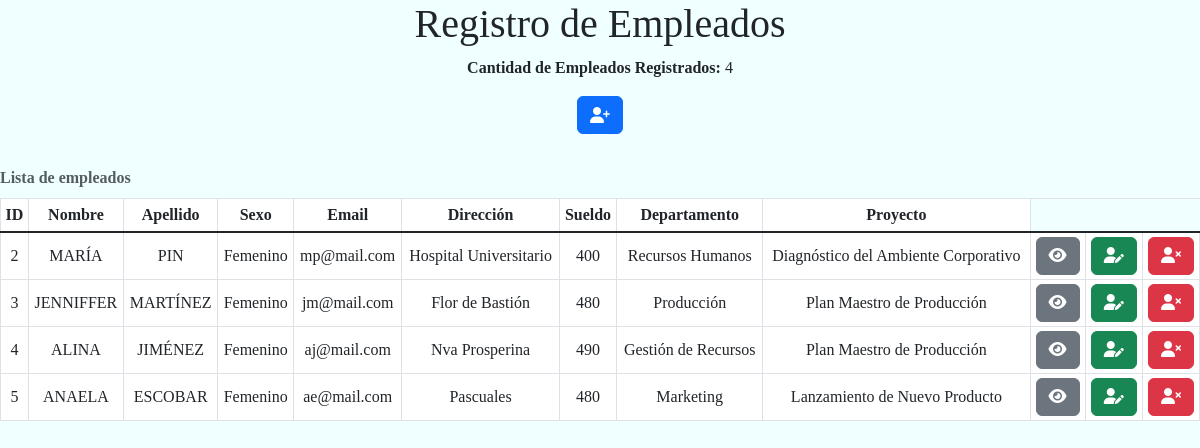
Before: / with the older database file.
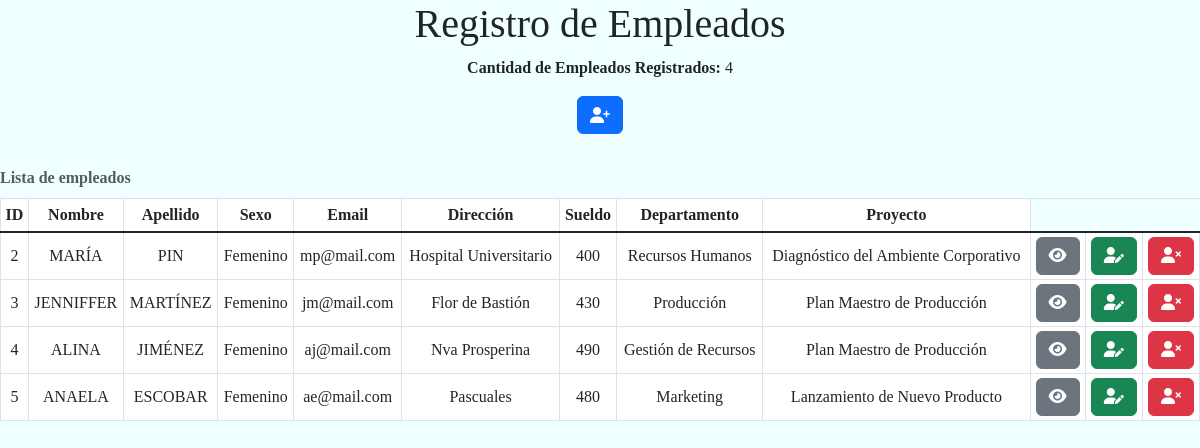
After: the same page with the newer database file.
### empleados/models.py (models this page shows, shortened)
class Empleado(models.Model):
    SEXO = [
        ("M", "Masculino"),
        ("F", "Femenino"),
    ]
    nombre = models.CharField(max_length=50)
    apellido = models.CharField(max_length=50)
    sexo = models.CharField(max_length=1, choices=SEXO, null=True)
    email = models.CharField(max_length=50)
    direccion = models.CharField(max_length=100)
    sueldo = models.IntegerField(null=True)
    departamento = models.ForeignKey(Departamento, on_delete=models.SET_NULL, null=True)
    proyecto = models.ForeignKey(Proyecto, on_delete=models.SET_NULL, null=True)

class Departamento(models.Model):
    codigo = models.CharField(max_length=10)
    nombre = models.CharField(max_length=50)
    jefe = models.CharField(max_length=50)
    def __str__(self):
        return f'{self.nombre}'

class Proyecto(models.Model):
    codigo = models.CharField(max_length=10)
    nombre = models.CharField(max_length=200)
    fecha_inicio = models.DateField(null=True)
    fecha_fin = models.DateField(null=True)
    cliente = models.CharField(max_length=50)
    def __str__(self):
        return f'{self.nombre}'

### webapp/views.py (the view)
# urls.py: path('', mostrar_empleados, name='inicio'),
def mostrar_empleados(request):
    cantidad_empleados = Empleado.objects.count()
    pagina = loader.get_template('empleados.html')
    empleados = Empleado.objects.all()
    datos = {'cantidad': cantidad_empleados, 'empleados': empleados}
    return HttpResponse(pagina.render(datos, request))

### webapp/templates/empleados.html (shortened to what this page needs)
<!DOCTYPE html>
<html>
<head>
    {% load static %}
    <link href="https://cdn.jsdelivr.net/npm/bootstrap@5.3.0/dist/css/bootstrap.min.css" rel="stylesheet">
    <link href="{% static 'fontawesomefree/css/fontawesome.css' %}" rel="stylesheet" type="text/css">
    <link href="{% static 'fontawesomefree/css/brands.css' %}" rel="stylesheet" type="text/css">
    <link href="{% static 'fontawesomefree/css/solid.css' %}" rel="stylesheet" type="text/css">
</head>
<body>
    <div class="panel panel-primary" align="center">
    <h1 class="display-6">Registro de Empleados</h1>
    <p><strong>Cantidad de Empleados Registrados:</strong> {{cantidad}}</p>
    </div>
    <div align="center">
        <a class="btn btn-primary" href="agregar_empleado"><i class="fa-solid fa-user-plus"></i></a>
    </div>
    <br>
    <div class="table-responsive" align="center">
    <table class="table table-hover table-bordered table-sm align-middle caption-top text-center table-condensed">
        <caption><strong>Lista de empleados</strong></caption>
        <tr>
            <th>ID</th>
            <th>Nombre</th>
            <th>Apellido</th>
            <th>Sexo</th>
            <th>Email</th>
            <th>Dirección</th>
            <th>Sueldo</th>
            <th>Departamento</th>
            <th>Proyecto</th>
        </tr>
        <tbody class="table-group-divider">
            {% for e in empleados %}
                <tr>
                    <td>{{e.id}}</td>
                    <td>{{e.nombre | upper}}</td>
                    <td>{{e.apellido | upper}}</td>
                    <td>{% if e.sexo == 'F' %} Femenino {% elif e.sexo == 'M' %} Masculino {% endif %}</td>
                    <td>{{e.email}}</td>
                    <td>{{e.direccion}}</td>
                    <td>{{e.sueldo}}</td>
                    <td>{{e.departamento}}</td>
                    <td>{{e.proyecto}}</td>
                    <td><a class="btn btn-secondary" href="ver_empleado/{{e.id}}"><i class="fa-solid fa-eye"></i></a></td>
                    <td><a class="btn btn-success" href="editar_empleado/{{e.id}}"><i class="fa-solid fa-user-pen"></i></a></td>
                    <td><a class="btn btn-danger" href="eliminar_empleado/{{e.id}}"><i class="fa-solid fa-user-xmark"></i></a></td>
                </tr>
            {% endfor %}
        </tbody>
    </table>
    </div>
</body>
</html>

### webapp/templates/empleados.html (style rules this page uses)
body { background-color:Azure; }
h1 { font-family:Footlight MT Light }
p { font-family:Footlight MT Light }
th { font-family:Footlight MT Light }
td { font-family:Footlight MT Light }
caption { font-family:Footlight MT Light }

Changed rows visible on the page:
changed Empleado "JENNIFFER": sueldo "480" → "430"
